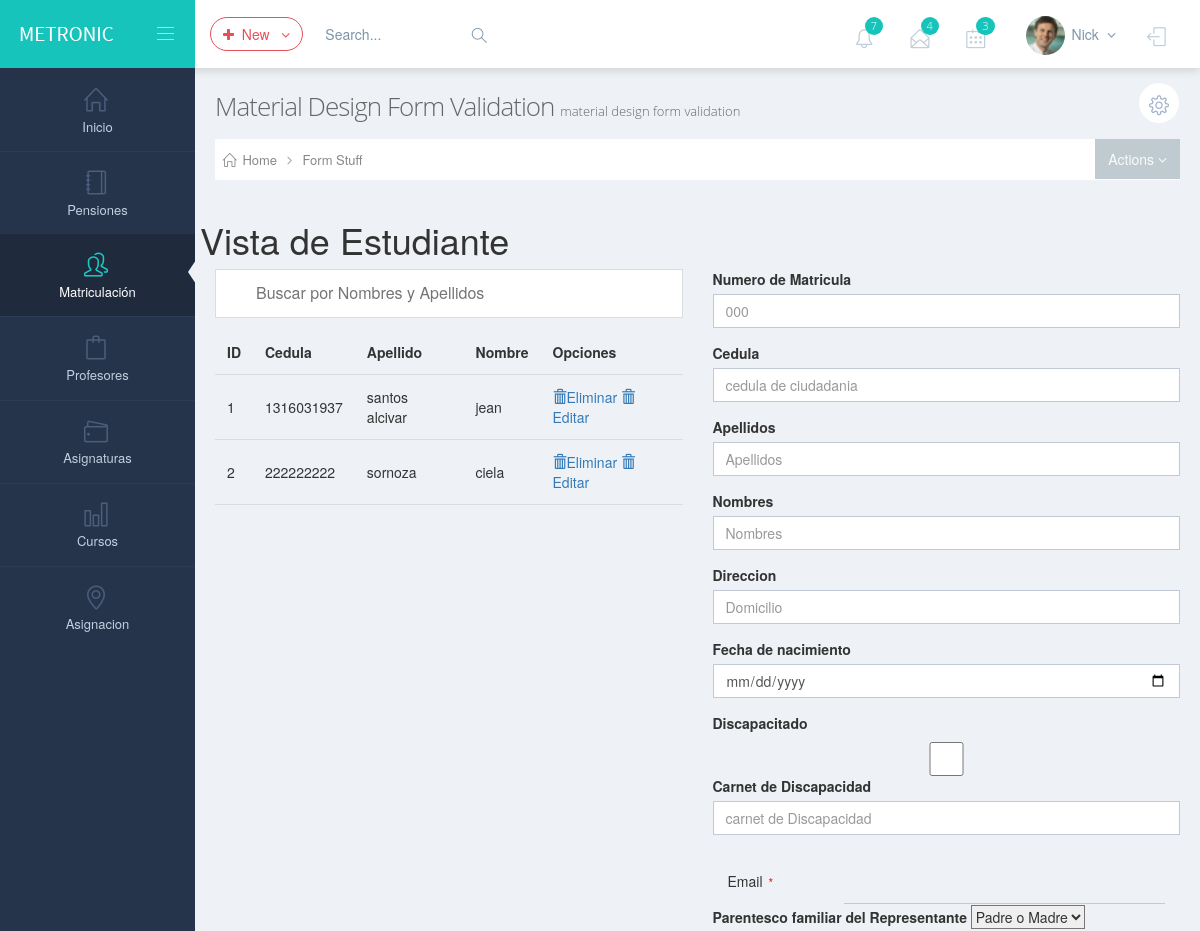
/index.php/estudiante (upper part), run on an earlier commit of the app's database.
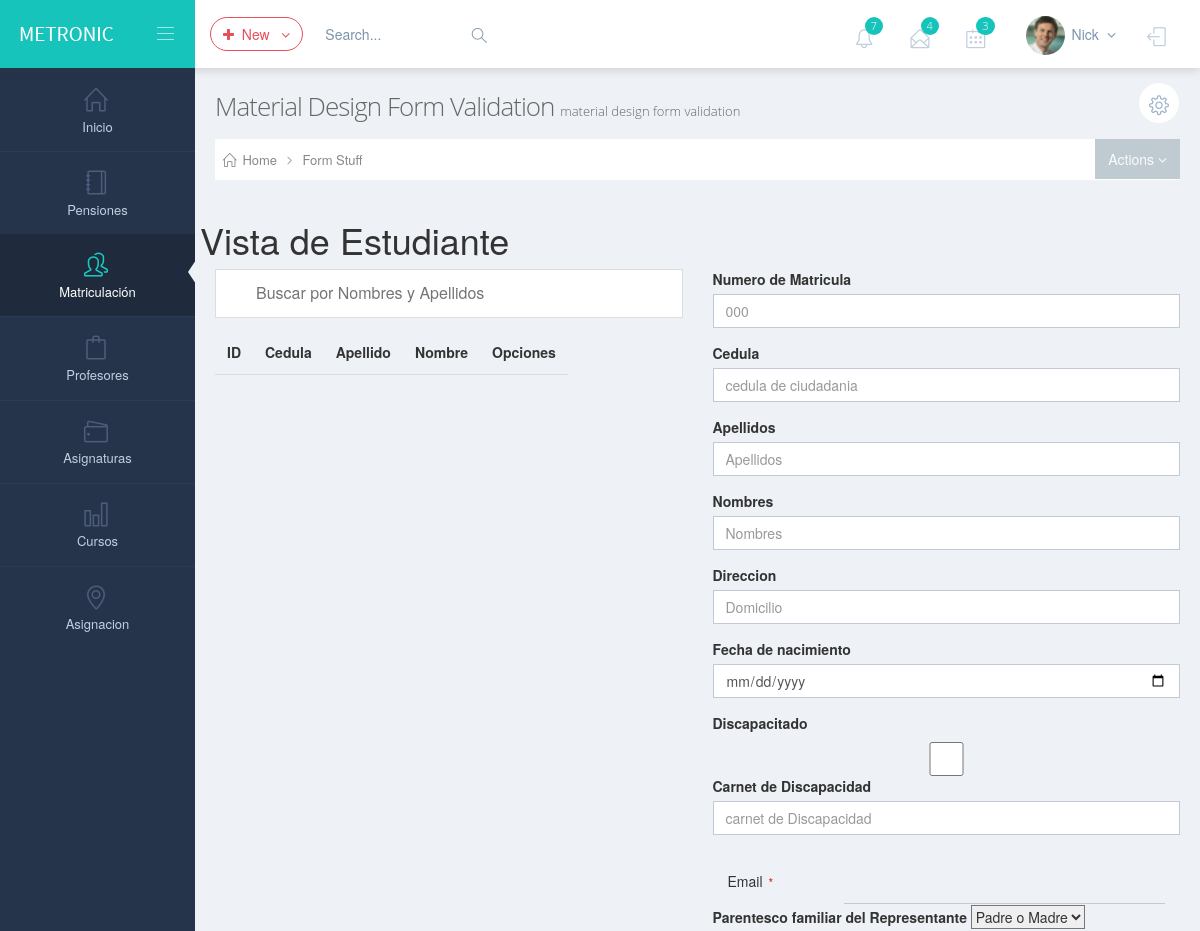
And on a later commit of the database.
### tables this page shows
CREATE TABLE IF NOT EXISTS `Estudiante` (
  `id_Estudiante` INT NOT NULL AUTO_INCREMENT,
  `matricula_Estudiante` VARCHAR(45) NULL,
  `fech_matricula_Estudiante` DATETIME NULL,
  `cedula_Estudiante` INT(10) NULL,
  `ape_Estudiante` VARCHAR(45) NULL,
  `nom_Estudiante` VARCHAR(45) NULL,
  `fech_nac_Estudiante` VARCHAR(45) NULL,
  `dir_Estudiante` VARCHAR(45) NULL,
  `carnet_Estudiante` INT(20) NULL,
  `parentesco_Estudiante` VARCHAR(45) NULL,
  `user_Estudiante` VARCHAR(45) NULL,
  `pass_Estudiante` VARCHAR(45) NULL,
  `Representante_id_Representante` INT NOT NULL,
  PRIMARY KEY (`id_Estudiante`),
  INDEX `fk_Estudiante_Representante_idx` (`Representante_id_Representante` ASC));

### application/controllers/Estudiante.php (called while the page is built, shortened)
<?php
class Estudiante extends CI_Controller
{
	function __construct()
	{
		$this->load->model("Modelo_Estudiante");
	}
	public function index()
	{
	$data['contenido'] = "ESTUDIANTE/index";
	$data['selEstudiante'] = $this->Modelo_Estudiante->selEstudiante();
	$data['selRepresentante'] = $this->Modelo_Estudiante->selRepresentante();
	$data['listarEstudiante']=$this->Modelo_Estudiante->listarEstudiante();
	$this->load->view("plantilla", $data);
	}
}
?>

### index.php (called while the page is built, shortened)
<?php
require_once BASEPATH.'core/CodeIgniter.php';

### application/models/Modelo_Estudiante.php (called while the page is built, shortened)
<?php
class Modelo_Estudiante extends CI_Controller
{
	public function listarEstudiante()
	{
			$query=	$this->db->query("select * from Estudiante");
			return $query->result();
	}
}
?>

### application/views/ESTUDIANTE/index.php (the view, shortened to what this page needs)
<h1> Vista de Estudiante</h1>
 <div class="col-md-6">
        <div role="tabpanel" class="tab-pane active" id="home">
        <input type="text" id="myInput" onkeyup="myFunction()"  placeholder="Buscar por Nombres y Apellidos" title="Type in a name">
        <table class="tab-pane active" id="myTable">
            <thead>
              <th> ID</th>
              <th> Cedula</th>
              <th> Apellido</th>
              <th> Nombre</th>
              <th> Opciones</th>
            </thead>
            <tbody>
              <?php foreach ($listarEstudiante as $key => $value) { ?>
               <tr>
                <td> <?php echo $value->id_Estudiante; ?>   </td>
                <td> <?php echo $value->cedula_Estudiante; ?>   </td>
                <td> <?php echo $value->ape_Estudiante; ?>   </td>
                <td> <?php echo $value->nom_Estudiante; ?>   </td>
                <td>
                  <a href=" <?php echo base_url('Estudiante/delete/')."/".$value->id_Estudiante; ?>"><span class="glyphicon glyphicon-trash" aria-hidden="true"></span>Eliminar</a>
                  <a href="<?php echo base_url('Estudiante/edit/')."/".$value->id_Estudiante; ?>"><span class="glyphicon glyphicon-trash" aria-hidden="true"></span>Editar</a>
                </td>
            <?php  } ?>
            </tr>
            </tbody>
        </table>
        </div>
</div>
 <div class="col-md-6">
      <div role="tabpanel" class="tab-pane active" id="profile">
      <table class="tab-pane active" id="myTable2">
      <form method="POST" action="<?php echo base_url('Estudiante/insert'); ?>">
      <div class="form-group">
          <label for="exampleInputEmail1">Numero de Matricula </label>
          <input type="text" class="form-control" id="matricula_Estudiante" name="matricula_Estudiante" aria-describedby="emailHelp" placeholder="000">
        </div>
        <div class="form-group">
          <label for="exampleInputEmail1">Cedula </label>
          <input type="text" class="form-control" id="cedula_Estudiante" name="cedula_Estudiante" aria-describedby="emailHelp" placeholder="cedula de ciudadania">
        </div>
        <div class="form-group">
          <label for="exampleInputEmail1">Apellidos </label>
          <input type="text" class="form-control" id="ape_Estudiante" name="ape_Estudiante" aria-describedby="emailHelp" placeholder="Apellidos">
        </div>
        <div class="form-group">
          <label for="exampleInputEmail1">Nombres </label>
          <input type="text" class="form-control" id="nom_Estudiante" name="nom_Estudiante" aria-describedby="emailHelp" placeholder="Nombres">
        </div>
        <div class="form-group">
          <label for="exampleInputEmail1">Direccion </label>
          <input type="text" class="form-control" id="dir_Estudiante" name="dir_Estudiante" aria-describedby="emailHelp" placeholder="Domicilio">
        </div>
        <div class="form-group">
          <label for="exampleInputPassword1">Fecha de nacimiento</label>
          <input type="date" class="form-control" id="fech_nac_Estudiante" name="fech_nac_Estudiante" placeholder="contraseña">
        </div>
      <div class="form-group">
          <label for="exampleInputPassword1">Discapacitado </label>
          <input type="Checkbox" onClick="javascript:h=!h;" class="form-control" id="disc_Estudiante" name="disc_Estudiante" >
          <label for="exampleInputPassword1">Carnet de Discapacidad </label>
          <input type="text" class="form-control" onFocus="javascript:if(!h) {this.blur();}" id="carnet_Estudiante" name="carnet_Estudiante" placeholder="carnet de Discapacidad">
        </div>
         <div class="form-group form-md-line-input">
          <label class="col-md-3 control-label" for="form_control_1">Email
              <span class="required">*</span>
          </label>
          <div class="col-md-9">
              <input type="text" class="form-control" placeholder="" name="email">
          </div>
        </div>
        <div class="form-group">
          <label for="exampleInputPassword1"> Parentesco familiar del Representante </label>
           <select id="parentesco_Estudiante" name="parentesco_Estudiante" >
             <option> Padre o Madre</option>
           </select>
        </div>
      </form>
      </table>
      </div>
          </div>
        </div>
      </div>
</div>

What changed in the data, as far as the page shows it:
removed estudiante: id_Estudiante "1", cedula_Estudiante "1316031937", ape_Estudiante "santos alcivar", nom_Estudiante "jean"
removed estudiante: id_Estudiante "2", cedula_Estudiante "222222222", ape_Estudiante "sornoza", nom_Estudiante "ciela"
